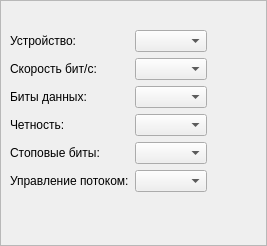
<?xml version="1.0" encoding="UTF-8"?>
<ui version="4.0">
 <class>SerialBox</class>
 <widget class="QFrame" name="SerialBox">
  <property name="geometry">
   <rect>
    <x>0</x>
    <y>0</y>
    <width>267</width>
    <height>246</height>
   </rect>
  </property>
  <layout class="QHBoxLayout" name="horizontalLayout">
   <property name="leftMargin">
    <number>0</number>
   </property>
   <property name="topMargin">
    <number>0</number>
   </property>
   <property name="rightMargin">
    <number>0</number>
   </property>
   <property name="bottomMargin">
    <number>0</number>
   </property>
   <item>
    <widget class="QFrame" name="frame">
     <property name="frameShape">
      <enum>QFrame::StyledPanel</enum>
     </property>
     <property name="frameShadow">
      <enum>QFrame::Raised</enum>
     </property>
     <layout class="QVBoxLayout" name="verticalLayout_2">
      <item>
       <widget class="QLabel" name="captionBox">
        <property name="font">
         <font>
          <weight>75</weight>
          <bold>true</bold>
         </font>
        </property>
        <property name="alignment">
         <set>Qt::AlignCenter</set>
        </property>
       </widget>
      </item>
      <item>
       <layout class="QHBoxLayout" name="horizontalLayout_2">
        <item>
         <layout class="QVBoxLayout" name="verticalLayout">
          <item>
           <layout class="QGridLayout" name="gridLayout">
            <item row="2" column="1">
             <widget class="QComboBox" name="DataBitsBox"/>
            </item>
            <item row="0" column="1">
             <widget class="QComboBox" name="PortBox"/>
            </item>
            <item row="1" column="1">
             <widget class="QComboBox" name="BaudBox"/>
            </item>
            <item row="1" column="0">
             <widget class="QLabel" name="label_2">
              <property name="text">
               <string>Скорость бит/с:</string>
              </property>
             </widget>
            </item>
            <item row="4" column="1">
             <widget class="QComboBox" name="StopBitsBox"/>
            </item>
            <item row="4" column="0">
             <widget class="QLabel" name="label_6">
              <property name="text">
               <string>Стоповые биты:</string>
              </property>
             </widget>
            </item>
            <item row="2" column="0">
             <widget class="QLabel" name="label_3">
              <property name="text">
               <string>Биты данных:</string>
              </property>
             </widget>
            </item>
            <item row="5" column="1">
             <widget class="QComboBox" name="FlowBox"/>
            </item>
            <item row="3" column="0">
             <widget class="QLabel" name="label_4">
              <property name="text">
               <string>Четность:</string>
              </property>
             </widget>
            </item>
            <item row="5" column="0">
             <widget class="QLabel" name="label_5">
              <property name="text">
               <string>Управление потоком:</string>
              </property>
             </widget>
            </item>
            <item row="0" column="0">
             <widget class="QLabel" name="label">
              <property name="text">
               <string>Устройство:</string>
              </property>
             </widget>
            </item>
            <item row="3" column="1">
             <widget class="QComboBox" name="ParityBox"/>
            </item>
           </layout>
          </item>
          <item>
           <layout class="QVBoxLayout" name="layout_SEND"/>
          </item>
          <item>
           <layout class="QHBoxLayout" name="layout_status"/>
          </item>
          <item>
           <layout class="QVBoxLayout" name="layout_bottom_LOG"/>
          </item>
          <item>
           <spacer name="verticalSpacer">
            <property name="orientation">
             <enum>Qt::Vertical</enum>
            </property>
            <property name="sizeHint" stdset="0">
             <size>
              <width>20</width>
              <height>40</height>
             </size>
            </property>
           </spacer>
          </item>
         </layout>
        </item>
        <item>
         <layout class="QVBoxLayout" name="layout_power">
          <item>
           <widget class="QPushButton" name="PowerBtn">
            <property name="minimumSize">
             <size>
              <width>33</width>
              <height>70</height>
             </size>
            </property>
            <property name="styleSheet">
             <string notr="true">QPushButton#PowerBtn {
	image: url(:/power_knock/image/black/off.png);
	border-style: inset;
}
QPushButton#PowerBtn:checked {
	image: url(:/power_knock/image/green/on.png);
	border-style: inset;
}</string>
            </property>
            <property name="checkable">
             <bool>true</bool>
            </property>
           </widget>
          </item>
          <item>
           <spacer name="verticalSpacer_2">
            <property name="orientation">
             <enum>Qt::Vertical</enum>
            </property>
            <property name="sizeHint" stdset="0">
             <size>
              <width>20</width>
              <height>40</height>
             </size>
            </property>
           </spacer>
          </item>
         </layout>
        </item>
        <item>
         <layout class="QVBoxLayout" name="layout_right_LOG"/>
        </item>
       </layout>
      </item>
     </layout>
    </widget>
   </item>
  </layout>
 </widget>
 <resources/>
 <connections/>
</ui>
